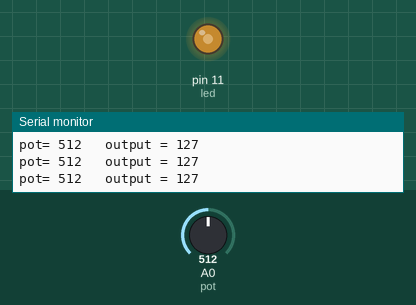
The sketch below on a simulated Arduino Uno, built with avr-gcc and run on an emulated ATmega328P. Shown: output pins drawn as LEDs (lit = HIGH), the last lines printed to the serial monitor. The test bench sets the inputs (shaded band); at power-on: A0 (pot) = 512.

Above: at 1.2 s.
1.3 s: A0 (pot) set to 419
At 2.1 s:
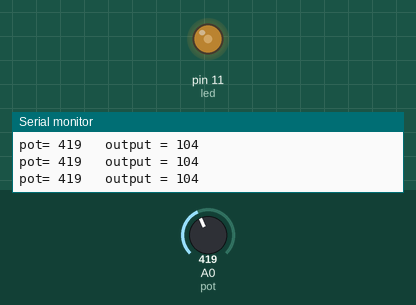
4.3 s: A0 (pot) set to 393
At 5.3 s:
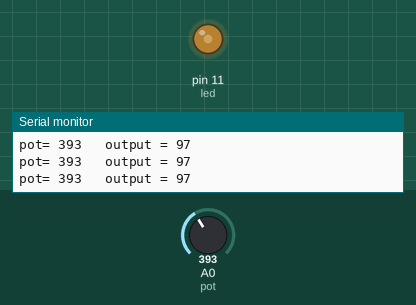
7.3 s: A0 (pot) set to 122
At 8.1 s:
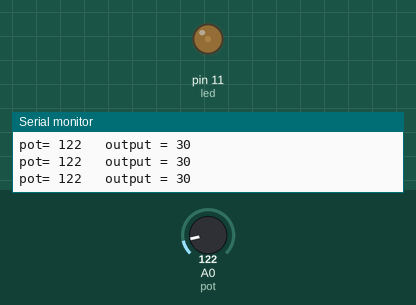
8.8 s: A0 (pot) set to 716
At 9.6 s:
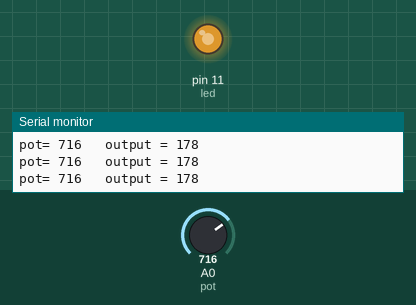
10.3 s: A0 (pot) set to 992
At 10.6 s:
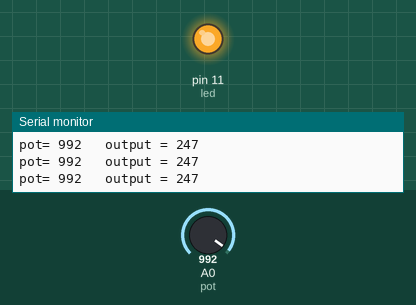
11.8 s: A0 (pot) set to 1015
At 12.9 s:
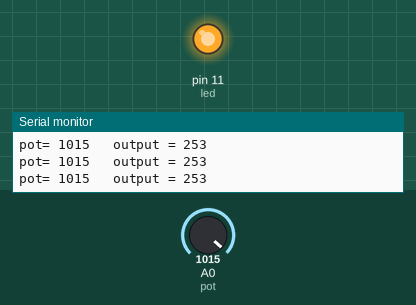
Timing chart, 0 to 14.8 s (numbered marks = the images above; inputs shaded):
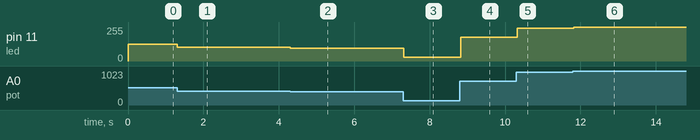

The sketch:

Map_function.ino
```cpp
// C++ code
//
int led = 11;
int pot = A0;

int potVal = 0;
int output = 0;


void setup()
{
  pinMode(led, OUTPUT);
  pinMode(pot, INPUT);
  Serial.begin(9600);
}

void loop()
{
  potVal = analogRead(pot);
  //Serial.println(potVal);
  output = map(potVal, 0, 1023, 0, 255);
  analogWrite(led, output);

  Serial.print("pot= ");
  Serial.print(potVal);
  Serial.print("\t output = ");
  Serial.println(output);


}
```

Measured:
- after the input at 1.3 s, pin 11 (led): 127/255 → 104/255 at once
- after the input at 4.3 s, pin 11 (led): 104/255 → 97/255 at once
- after the input at 7.3 s, pin 11 (led): 97/255 → 30/255 at once
- after the input at 8.8 s, pin 11 (led): 30/255 → 178/255 at once
- after the input at 10.3 s, pin 11 (led): 178/255 → 247/255 at once
- after the input at 11.8 s, pin 11 (led): 247/255 → 253/255 at once
